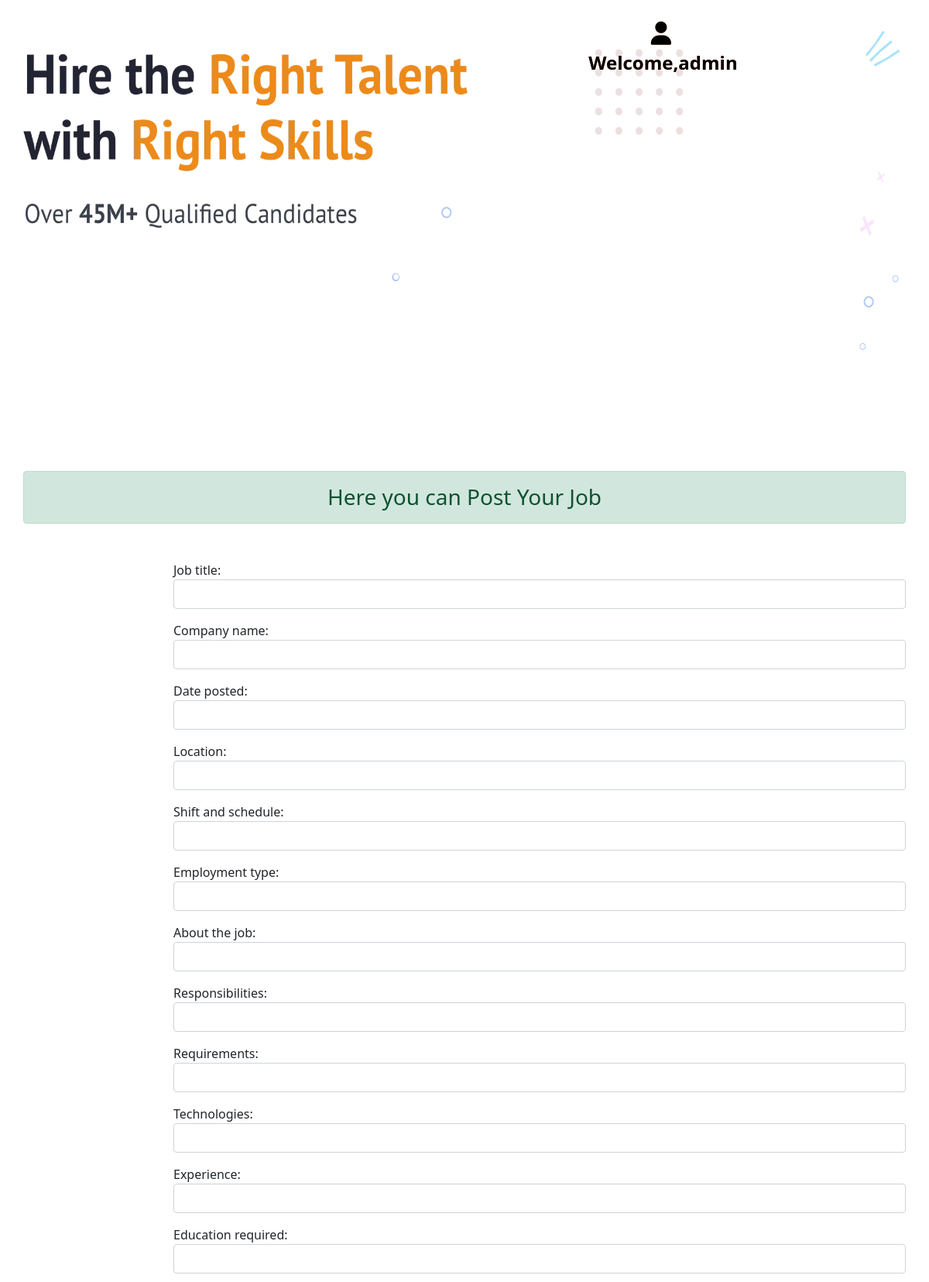
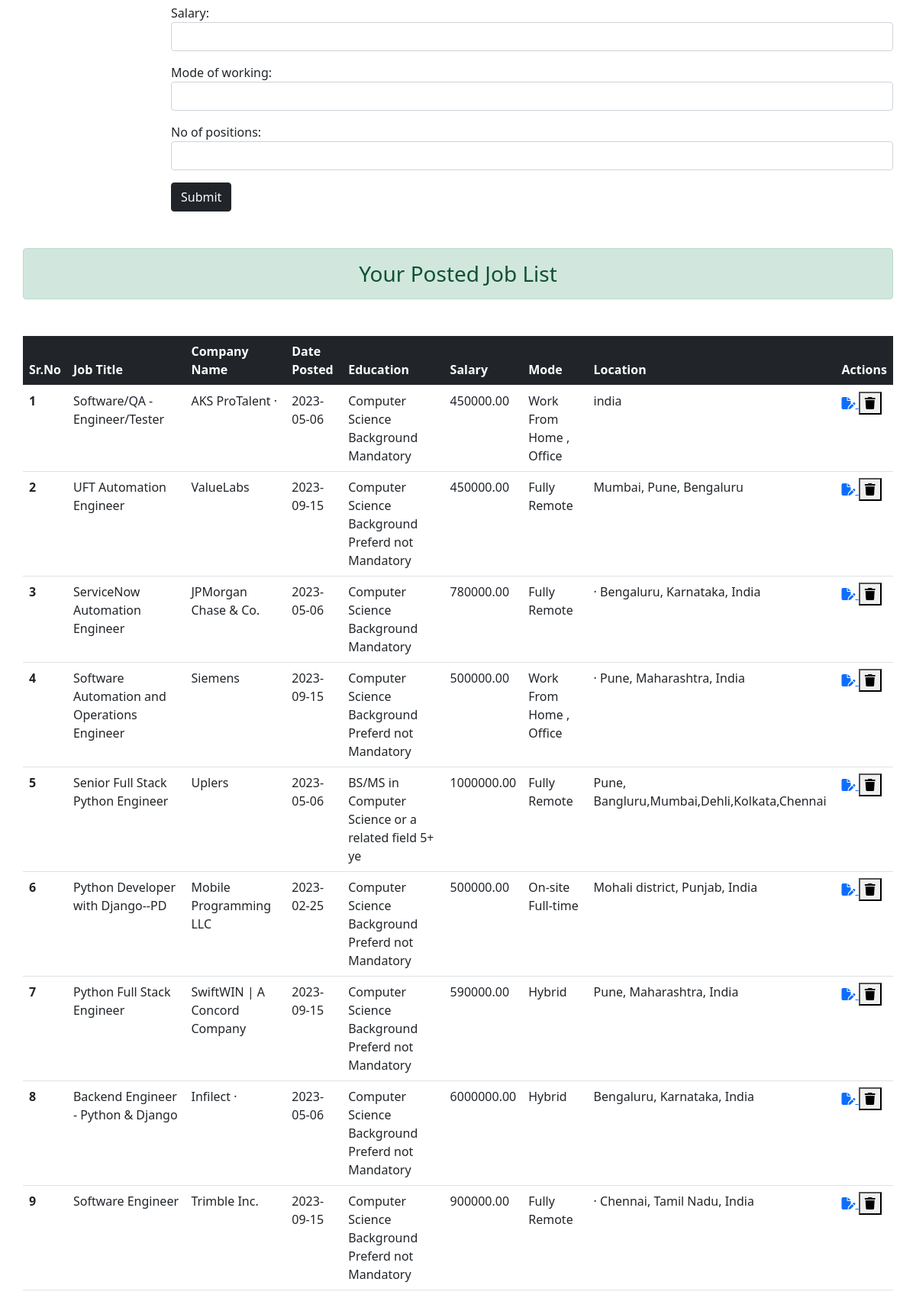
The page /employer/ (signed in, upper part) on the database its author committed (2 pictures, top to bottom).
### app1/models.py (models this page shows, shortened)
class jobPost(models.Model):
    user = models.ForeignKey(User, on_delete=models.CASCADE,null = True)
    job_title = models.CharField(max_length = 50,null = True)
    about_the_job = models.TextField(null=True)
    shift_and_schedule = models.TextField(null=True)
    employment_type = models.TextField(null=True)
    requirements = models.TextField(null=True)
    responsibilities  = models.TextField(null=True)
    experience = models.TextField(null=True)
    technologies = models.TextField(null=True)
    company_name = models.CharField(max_length = 50, null = True)
    date_posted = models.TextField(max_length = 10, null = True)
    salary = models.DecimalField(max_digits = 10, decimal_places = 2, null = True)
    location = models.CharField(max_length = 50,null = True)
    education_required = models.CharField(max_length =50,null = True)
    mode_of_working =  models.CharField(max_length = 50,null = True)
    no_of_positions = models.DecimalField(max_digits = 10, decimal_places = 2, null = True)
    applied_by_users = models.ManyToManyField(User, related_name='applied_jobs', blank=True)

### app1/views.py (the view, shortened to what this page needs)
# urls.py: path('employer/' , views.employer, name = 'employer'),
@login_required  # Restrict access to authenticated users only
def employer(request):
    msg = ""        # used to display a message to the user in the template.
    form = EmployersForm()  # used to handle job post submissions.
    data = jobPost.objects.filter(user=request.user) #only display job posts created by the user.
    context = {
        'form': form,
        'data': data,
        'msg': msg
    }
    return render(request, 'employer.html', context)

### templates/employer.html (shortened to what this page needs)
<!DOCTYPE html>
<html lang="en">
<head>
    <link href="https://cdn.jsdelivr.net/npm/bootstrap@5.0.2/dist/css/bootstrap.min.css" rel="stylesheet">
  </head>
  <body>
      <div class="container my-4 mb-4">
          <div class="employee-profile">
              <img src="/static/images/employer.webp" alt="Employee Image" class="employee-image">
              <div class="user-greeting my-4 mb-4">
                  <i class="fas fa-user"></i> Welcome,{{ user.username }}
          </div>
      </div>
    <div class = 'container '>
    <h3 class = 'alert alert-success my-5 text-center'>Here you can Post Your Job</h3>
        {% if user.is_authenticated %}
    <div class = 'row'>
        <div class = 'col clo-8 offset-2' >
    <form method = "Post">
        {{form.as_p}}
          <div class="button-container">
            <button type="submit" class="btn btn-dark" onclick = 'warn()'>Submit</button>
          </div>
    </form>
    </div>
    {% else %}
    <p>You are not logged in.</p>
    {% endif %}
</div>
</div>
</div>
 <tbody>
              {% if data|length == 0 %}
<div class ='container-fluid'>
              <h3 class="alert alert-dark  text center" role="alert">
                No Job Posts Found.
                Add Your Job Post Here! </h3>
              </div>
              {% else %}
    <div class="container">
    <h3 class="alert alert-success my-5 text-center">Your Posted Job List</h3>
    <div class="container">
        <table class="table">
            <thead class="table-dark">
                <tr>
                    <th scope="col">Sr.No</th>
                    <th scope="col">Job Title</th>
                    <th scope="col">Company Name</th>
                    <th scope="col">Date Posted</th>
                    <th scope="col">Education</th>
                    <th scope="col">Salary</th>
                    <th scope="col">Mode</th>
                    <th scope="col">Location</th>
                    <th scope="col">Actions</th>
                </tr>
            </thead>
            <tbody>
                {% for i in data %}
                {% if i.user == user %}
                <tr>
                    <th scope="row">{{ forloop.counter }}</th>
                    <td>{{ i.job_title }}</td>
                    <td>{{ i.company_name }}</td>
                    <td>{{ i.date_posted }}</td>
                    <td>{{ i.education_required }}</td>
                    <td>{{ i.salary }}</td>
                    <td>{{ i.mode_of_working }}</td>
                    <td>{{ i.location }}</td>
                    <td>
                          <a href='{% url "edit" i.id %}'>
                      <i class="fa-solid fa-file-pen"></i>
                    </a>
                        <form action='{% url "delete" i.id %}' class='d-inline' method='post'>
                            <button type='submit' onclick = 'deleted()'>
                        <i class="fa-sharp fa-solid fa-trash"></i>
                        </form>
                    </td>
                </tr>
                {% endif %}
                {% endfor %}
                {% endif %}
            </tbody>
        </table>
    </div>
</div>
  </body>
</html>

### templates/employer.html (style rules this page uses)
.container { padding: 0; }
.employee-profile { display: flex; align-items: top; justify-content: Top; height: 67vh; position: relative; }
.employee-image { max-width: 100%; margin-right: 10px; }
.user-greeting { position: absolute; top: 8%; left: 78%; transform: translate(-75%, -75%); font-size: 24px; padding: 20px; border-radius: 10px; text-align: center; background: linear-gradient(135deg, #FFA07A, #FF6347); -webkit-background-clip: text; color: transparent; -webkit-text-fill-color: #000; font-weight: bold; }
.user-greeting i { margin-right: 5px; font-size: 30px; }
table { width: 100%; }

### rows shown on the page
jobPost: job_title "Software/QA - Engineer/Tester", company_name "AKS ProTalent ·", date_posted "2023-05-06", education_required "Computer Science Background Mandatory", salary "450000.00", mode_of_working "Work From Home , Office", location "india"
jobPost: job_title "UFT Automation Engineer", company_name "ValueLabs", date_posted "2023-09-15", education_required "Computer Science Background Preferd not Mandatory", salary "450000.00", mode_of_working "Fully Remote", location "Mumbai, Pune, Bengaluru"
jobPost: job_title "ServiceNow Automation Engineer", company_name "JPMorgan Chase & Co.", date_posted "2023-05-06", education_required "Computer Science Background Mandatory", salary "780000.00", mode_of_working "Fully Remote", location "· Bengaluru, Karnataka, India"
jobPost: job_title "Software Automation and Operations Engineer", company_name "Siemens", date_posted "2023-09-15", education_required "Computer Science Background Preferd not Mandatory", salary "500000.00", mode_of_working "Work From Home , Office", location "· Pune, Maharashtra, India"
jobPost: job_title "Senior Full Stack Python Engineer", company_name "Uplers", date_posted "2023-05-06", education_required "BS/MS in Computer Science or a related field 5+ ye", salary "1000000.00", mode_of_working "Fully Remote", location "Pune, Bangluru,Mumbai,Dehli,Kolkata,Chennai"
jobPost: job_title "Python Developer with Django--PD", company_name "Mobile Programming LLC", date_posted "2023-02-25", education_required "Computer Science Background Preferd not Mandatory", salary "500000.00", mode_of_working "On-site Full-time", location "Mohali district, Punjab, India"
jobPost: job_title "Python Full Stack Engineer", company_name "SwiftWIN | A Concord Company", date_posted "2023-09-15", education_required "Computer Science Background Preferd not Mandatory", salary "590000.00", mode_of_working "Hybrid", location "Pune, Maharashtra, India"
jobPost: job_title "Backend Engineer - Python & Django", company_name "Infilect ·", date_posted "2023-05-06", education_required "Computer Science Background Preferd not Mandatory", salary "6000000.00", mode_of_working "Hybrid", location "Bengaluru, Karnataka, India"
jobPost: job_title "Software Engineer", company_name "Trimble Inc.", date_posted "2023-09-15", education_required "Computer Science Background Preferd not Mandatory", salary "900000.00", mode_of_working "Fully Remote", location "· Chennai, Tamil Nadu, India"
